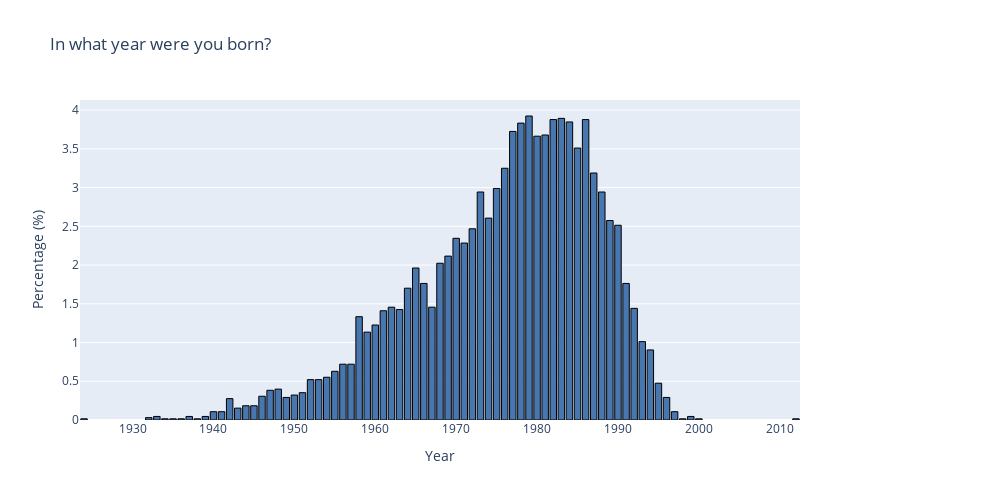
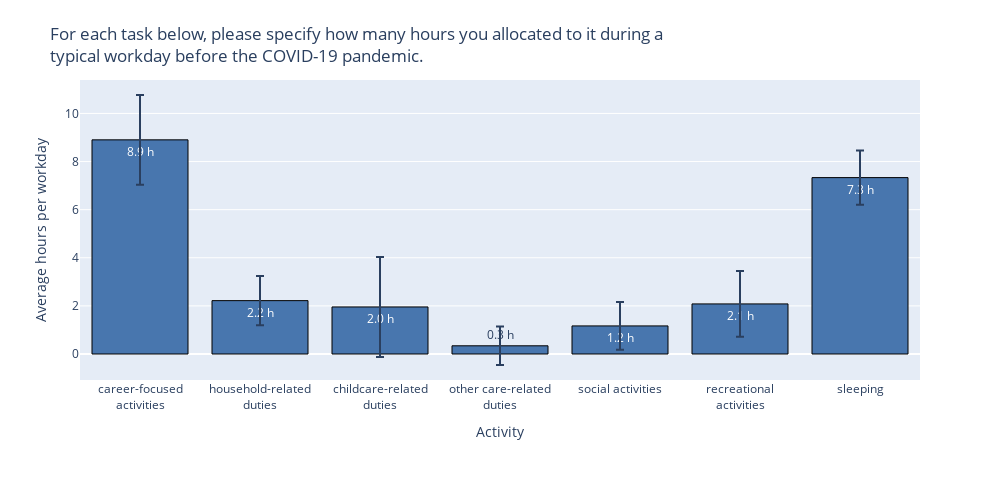
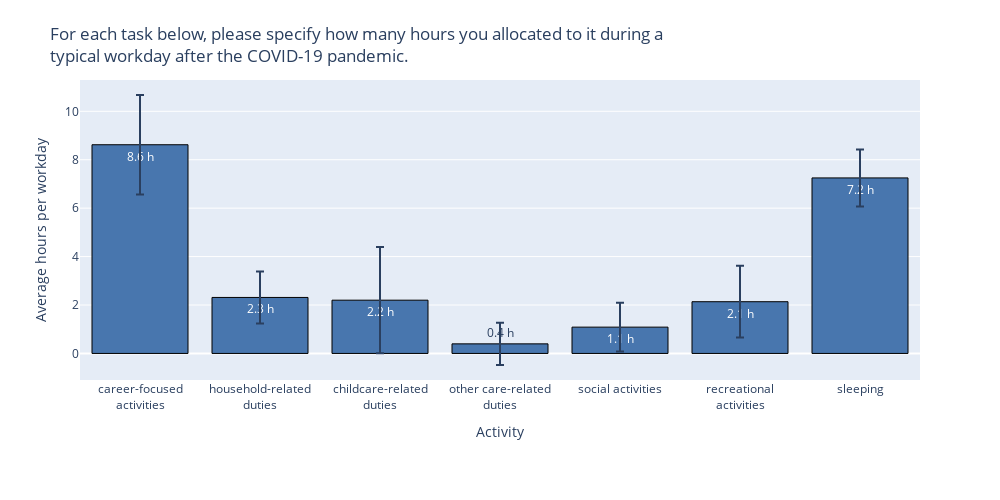
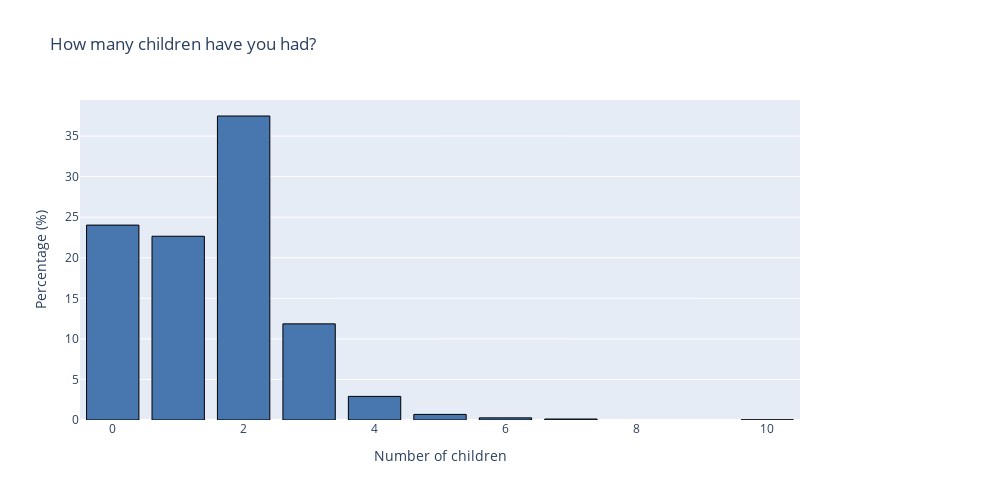

Notebook cell for these charts, in order:
### Code cell
numeric_question_ids = ["DE1", "DE10", "DE11", "DE22"]
for qid in numeric_question_ids:
    q = NumericQuestion(qid, df, df_raw)
    fig = q.distribution(display=False)
    if fig is not None:
        fig.show()

### Figure 1 — Plotly figure (JSON) as saved in the notebook; plotly's stock layout.template omitted (floating-point values rounded to 4 significant figures; data arrays with more than 128 entries replaced by an {"elided": "..."} marker saying what was removed)
{"data": [{"customdata": {"elided": "71x2 int values"}, "hovertemplate": "Year: %{customdata[0]}<br>Total responses: %{customdata[1]}<extra></extra>", "marker": {"color": "#4876AE", "line": {"color": "black", "width": 1}}, "type": "bar", "x": [1924.0, 1932.0, 1933.0, 1934.0, 1935.0, 1936.0, 1937.0, 1938.0, 1939.0, 1940.0, 1941.0, 1942.0, 1943.0, 1944.0, 1945.0, 1946.0, 1947.0, 1948.0, 1949.0, 1950.0, 1951.0, 1952.0, 1953.0, 1954.0, 1955.0, 1956.0, 1957.0, 1958.0, 1959.0, 1960.0, 1961.0, 1962.0, 1963.0, 1964.0, 1965.0, 1966.0, 1967.0, 1968.0, 1969.0, 1970.0, 1971.0, 1972.0, 1973.0, 1974.0, 1975.0, 1976.0, 1977.0, 1978.0, 1979.0, 1980.0, 1981.0, 1982.0, 1983.0, 1984.0, 1985.0, 1986.0, 1987.0, 1988.0, 1989.0, 1990.0, 1991.0, 1992.0, 1993.0, 1994.0, 1995.0, 1996.0, 1997.0, 1998.0, 1999.0, 2000.0, 2012.0], "y": [0.01533, 0.03066, 0.04598, 0.01533, 0.01533, 0.01533, 0.04598, 0.01533, 0.04598, 0.1073, 0.1073, 0.2759, 0.1533, 0.1839, 0.1839, 0.3066, 0.3832, 0.3985, 0.2912, 0.3219, 0.3525, 0.5212, 0.5212, 0.5518, 0.6284, 0.7204, 0.7204, 1.334, 1.134, 1.226, 1.41, 1.456, 1.426, 1.701, 1.962, 1.763, 1.456, 2.023, 2.115, 2.345, 2.284, 2.468, 2.943, 2.606, 2.989, 3.25, 3.725, 3.832, 3.924, 3.663, 3.679, 3.878, 3.893, 3.847, 3.51, 3.878, 3.188, 2.943, 2.575, 2.514, 1.763, 1.441, 1.012, 0.9044, 0.4752, 0.2912, 0.1073, 0.01533, 0.04598, 0.01533, 0.01533]}], "layout": {"height": 500, "margin": {"r": 200}, "title": {"text": "In what year were you born?"}, "width": 1000, "xaxis": {"title": {"text": "Year"}}, "yaxis": {"title": {"text": "Percentage (%)"}}}}

### Figure 2 — Plotly figure (JSON) as saved in the notebook; plotly's stock layout.template omitted (floating-point values rounded to 4 significant figures)
{"data": [{"customdata": [5543, 5543, 5543, 5543, 5543, 5543, 5543], "error_y": {"array": [1.864, 1.024, 2.078, 0.7983, 0.9953, 1.366, 1.128]}, "hovertemplate": "Average: %{y:.1f} h<br>Total responses: %{customdata}<extra></extra>", "legendgroup": "", "marker": {"color": "#4876AE", "line": {"color": "black", "width": 1}, "pattern": {"shape": ""}}, "name": "", "orientation": "v", "showlegend": false, "text": ["8.9 h", "2.2 h", "2.0 h", "0.3 h", "1.2 h", "2.1 h", "7.3 h"], "textposition": "auto", "type": "bar", "x": ["career-focused activities", "household-related duties", "childcare-related duties", "other care-related duties", "social activities", "recreational activities", "sleeping"], "xaxis": "x", "y": [8.902, 2.219, 1.957, 0.3412, 1.167, 2.082, 7.332], "yaxis": "y"}], "layout": {"barmode": "relative", "height": 500, "legend": {"tracegroupgap": 0}, "margin": {"b": 120, "t": 80}, "title": {"text": "For each task below, please specify how many hours you allocated to it during a<br>typical workday before the COVID-19 pandemic."}, "width": 1000, "xaxis": {"anchor": "y", "automargin": true, "domain": [0, 1], "tickangle": 0, "ticktext": ["career-focused<br>activities", "household-related<br>duties", "childcare-related<br>duties", "other care-related<br>duties", "social activities", "recreational<br>activities", "sleeping"], "tickvals": ["career-focused activities", "household-related duties", "childcare-related duties", "other care-related duties", "social activities", "recreational activities", "sleeping"], "title": {"text": "Activity"}, "type": "category"}, "yaxis": {"anchor": "x", "domain": [0, 1], "title": {"text": "Average hours per workday"}}}}

### Figure 3 — Plotly figure (JSON) as saved in the notebook; plotly's stock layout.template omitted (floating-point values rounded to 4 significant figures)
{"data": [{"customdata": [5544, 5544, 5544, 5544, 5544, 5544, 5544], "error_y": {"array": [2.054, 1.075, 2.191, 0.8725, 1.01, 1.481, 1.176]}, "hovertemplate": "Average: %{y:.1f} h<br>Total responses: %{customdata}<extra></extra>", "legendgroup": "", "marker": {"color": "#4876AE", "line": {"color": "black", "width": 1}, "pattern": {"shape": ""}}, "name": "", "orientation": "v", "showlegend": false, "text": ["8.6 h", "2.3 h", "2.2 h", "0.4 h", "1.1 h", "2.1 h", "7.2 h"], "textposition": "auto", "type": "bar", "x": ["career-focused activities", "household-related duties", "childcare-related duties", "other care-related duties", "social activities", "recreational activities", "sleeping"], "xaxis": "x", "y": [8.619, 2.313, 2.2, 0.3957, 1.087, 2.137, 7.249], "yaxis": "y"}], "layout": {"barmode": "relative", "height": 500, "legend": {"tracegroupgap": 0}, "margin": {"b": 120, "t": 80}, "title": {"text": "For each task below, please specify how many hours you allocated to it during a<br>typical workday after the COVID-19 pandemic."}, "width": 1000, "xaxis": {"anchor": "y", "automargin": true, "domain": [0, 1], "tickangle": 0, "ticktext": ["career-focused<br>activities", "household-related<br>duties", "childcare-related<br>duties", "other care-related<br>duties", "social activities", "recreational<br>activities", "sleeping"], "tickvals": ["career-focused activities", "household-related duties", "childcare-related duties", "other care-related duties", "social activities", "recreational activities", "sleeping"], "title": {"text": "Activity"}, "type": "category"}, "yaxis": {"anchor": "x", "domain": [0, 1], "title": {"text": "Average hours per workday"}}}}

### Figure 4 — Plotly figure (JSON) as saved in the notebook; plotly's stock layout.template omitted (floating-point values rounded to 4 significant figures)
{"data": [{"customdata": [[0, 1188], [1, 1120], [2, 1853], [3, 586], [4, 144], [5, 34], [6, 13], [7, 6], [10, 1]], "hovertemplate": "Number of children: %{customdata[0]}<br>Total responses: %{customdata[1]}<extra></extra>", "marker": {"color": "#4876AE", "line": {"color": "black", "width": 1}}, "type": "bar", "x": [0.0, 1.0, 2.0, 3.0, 4.0, 5.0, 6.0, 7.0, 10.0], "y": [24.02, 22.65, 37.47, 11.85, 2.912, 0.6876, 0.2629, 0.1213, 0.02022]}], "layout": {"height": 500, "margin": {"r": 200}, "title": {"text": "How many children have you had?"}, "width": 1000, "xaxis": {"title": {"text": "Number of children"}}, "yaxis": {"title": {"text": "Percentage (%)"}}}}
